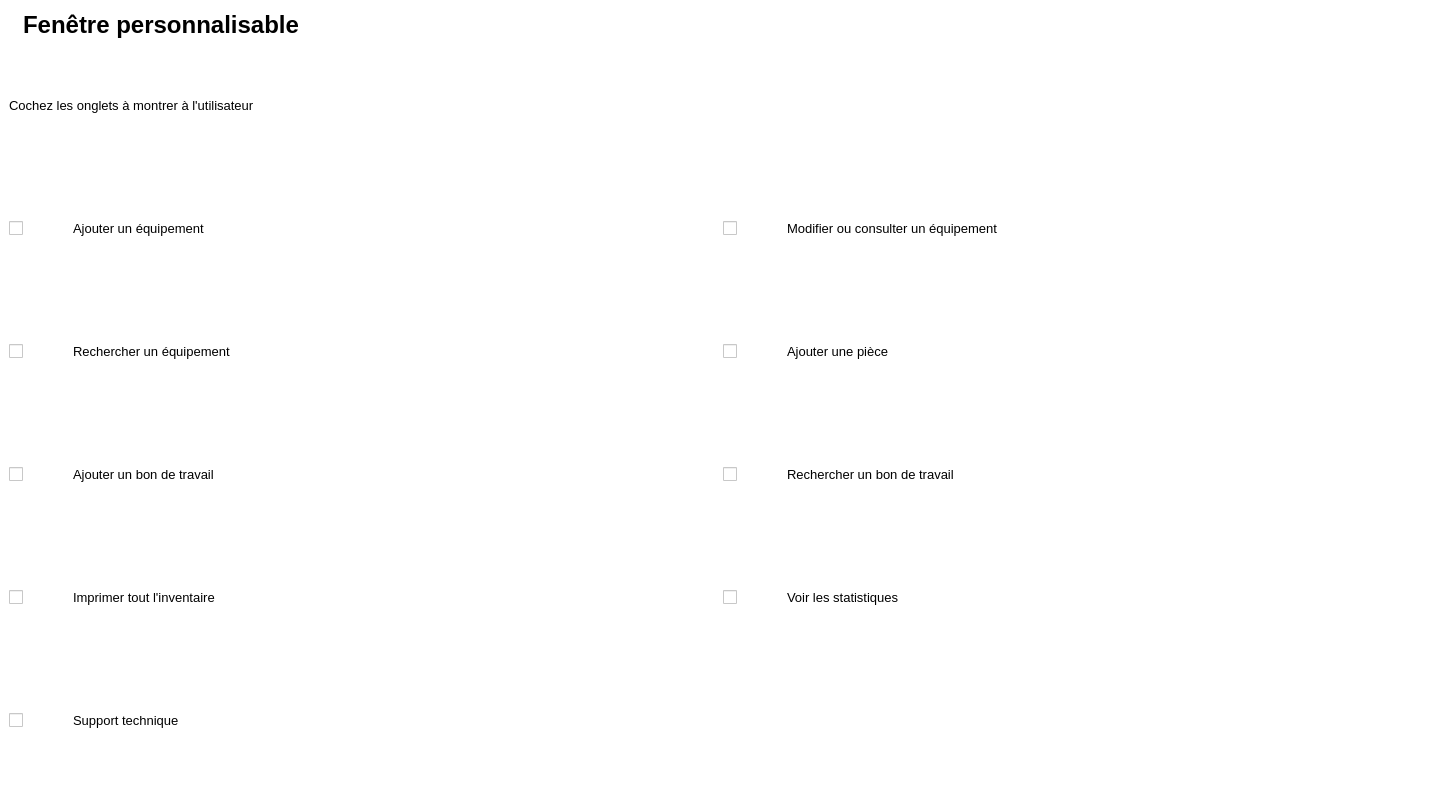
<?xml version="1.0" encoding="UTF-8"?>
<ui version="4.0">
 <class>FenetrePersonnalisable</class>
 <widget class="QMainWindow" name="FenetrePersonnalisable">
  <property name="geometry">
   <rect>
    <x>0</x>
    <y>0</y>
    <width>1440</width>
    <height>810</height>
   </rect>
  </property>
  <property name="windowTitle">
   <string>MainWindow</string>
  </property>
  <property name="styleSheet">
   <string notr="true">background: white
</string>
  </property>
  <widget class="QWidget" name="centralwidget">
   <layout class="QGridLayout" name="gridLayout">
    <item row="0" column="0">
     <layout class="QVBoxLayout" name="verticalLayout_2">
      <item>
       <layout class="QHBoxLayout" name="horizontalLayout">
        <property name="spacing">
         <number>7</number>
        </property>
        <property name="sizeConstraint">
         <enum>QLayout::SetDefaultConstraint</enum>
        </property>
        <property name="topMargin">
         <number>0</number>
        </property>
        <property name="bottomMargin">
         <number>0</number>
        </property>
        <item>
         <widget class="QLabel" name="labelIcon">
          <property name="maximumSize">
           <size>
            <width>32</width>
            <height>32</height>
           </size>
          </property>
          <property name="text">
           <string/>
          </property>
          <property name="pixmap">
           <pixmap>Images/list.png</pixmap>
          </property>
         </widget>
        </item>
        <item>
         <widget class="QLabel" name="labelTitre">
          <property name="maximumSize">
           <size>
            <width>16777215</width>
            <height>32</height>
           </size>
          </property>
          <property name="font">
           <font>
            <pointsize>18</pointsize>
            <weight>75</weight>
            <bold>true</bold>
           </font>
          </property>
          <property name="text">
           <string>Fenêtre personnalisable</string>
          </property>
         </widget>
        </item>
        <item>
         <spacer name="horizontalSpacer">
          <property name="orientation">
           <enum>Qt::Horizontal</enum>
          </property>
          <property name="sizeType">
           <enum>QSizePolicy::Expanding</enum>
          </property>
          <property name="sizeHint" stdset="0">
           <size>
            <width>27</width>
            <height>19</height>
           </size>
          </property>
         </spacer>
        </item>
       </layout>
      </item>
      <item>
       <layout class="QHBoxLayout" name="horizontalLayout_6">
        <item>
         <widget class="QLabel" name="labelInstructions_2">
          <property name="font">
           <font>
            <pointsize>10</pointsize>
           </font>
          </property>
          <property name="text">
           <string>Cochez les onglets à montrer à l'utilisateur</string>
          </property>
         </widget>
        </item>
       </layout>
      </item>
      <item>
       <layout class="QHBoxLayout" name="horizontalLayout_8">
        <item>
         <widget class="QCheckBox" name="checkBoxAjoutEquipement">
          <property name="sizePolicy">
           <sizepolicy hsizetype="Preferred" vsizetype="Preferred">
            <horstretch>0</horstretch>
            <verstretch>0</verstretch>
           </sizepolicy>
          </property>
          <property name="maximumSize">
           <size>
            <width>20</width>
            <height>16777215</height>
           </size>
          </property>
          <property name="font">
           <font>
            <pointsize>10</pointsize>
           </font>
          </property>
          <property name="text">
           <string/>
          </property>
          <property name="tristate">
           <bool>false</bool>
          </property>
         </widget>
        </item>
        <item>
         <widget class="QLabel" name="labelIconAjoutEquipement">
          <property name="maximumSize">
           <size>
            <width>32</width>
            <height>16777215</height>
           </size>
          </property>
          <property name="text">
           <string/>
          </property>
          <property name="pixmap">
           <pixmap>Images/add1.png</pixmap>
          </property>
         </widget>
        </item>
        <item>
         <widget class="QLabel" name="labelAjoutEquipement">
          <property name="font">
           <font>
            <pointsize>10</pointsize>
           </font>
          </property>
          <property name="text">
           <string>Ajouter un équipement</string>
          </property>
         </widget>
        </item>
        <item>
         <widget class="QCheckBox" name="checkBoxModificationEquipement">
          <property name="sizePolicy">
           <sizepolicy hsizetype="Preferred" vsizetype="Preferred">
            <horstretch>0</horstretch>
            <verstretch>0</verstretch>
           </sizepolicy>
          </property>
          <property name="maximumSize">
           <size>
            <width>20</width>
            <height>16777215</height>
           </size>
          </property>
          <property name="font">
           <font>
            <pointsize>10</pointsize>
           </font>
          </property>
          <property name="text">
           <string/>
          </property>
         </widget>
        </item>
        <item>
         <widget class="QLabel" name="labelIconModificationEquipement">
          <property name="maximumSize">
           <size>
            <width>32</width>
            <height>16777215</height>
           </size>
          </property>
          <property name="text">
           <string/>
          </property>
          <property name="pixmap">
           <pixmap>Images/pencil-edit-button_Hatim.png</pixmap>
          </property>
         </widget>
        </item>
        <item>
         <widget class="QLabel" name="labelModificationEquipement">
          <property name="font">
           <font>
            <pointsize>10</pointsize>
           </font>
          </property>
          <property name="text">
           <string>Modifier ou consulter un équipement</string>
          </property>
         </widget>
        </item>
       </layout>
      </item>
      <item>
       <layout class="QHBoxLayout" name="horizontalLayout_9">
        <item>
         <widget class="QCheckBox" name="checkBoxRechercheEquipement">
          <property name="sizePolicy">
           <sizepolicy hsizetype="Preferred" vsizetype="Preferred">
            <horstretch>0</horstretch>
            <verstretch>0</verstretch>
           </sizepolicy>
          </property>
          <property name="maximumSize">
           <size>
            <width>20</width>
            <height>16777215</height>
           </size>
          </property>
          <property name="font">
           <font>
            <pointsize>10</pointsize>
           </font>
          </property>
          <property name="text">
           <string/>
          </property>
         </widget>
        </item>
        <item>
         <widget class="QLabel" name="labelIconRechercheEquipment">
          <property name="maximumSize">
           <size>
            <width>32</width>
            <height>16777215</height>
           </size>
          </property>
          <property name="text">
           <string/>
          </property>
          <property name="pixmap">
           <pixmap>Images/magnifier.png</pixmap>
          </property>
         </widget>
        </item>
        <item>
         <widget class="QLabel" name="labelRechercheEquipement">
          <property name="font">
           <font>
            <pointsize>10</pointsize>
           </font>
          </property>
          <property name="text">
           <string>Rechercher un équipement</string>
          </property>
         </widget>
        </item>
        <item>
         <widget class="QCheckBox" name="checkBoxAjoutPiece">
          <property name="sizePolicy">
           <sizepolicy hsizetype="Preferred" vsizetype="Preferred">
            <horstretch>0</horstretch>
            <verstretch>0</verstretch>
           </sizepolicy>
          </property>
          <property name="maximumSize">
           <size>
            <width>20</width>
            <height>16777215</height>
           </size>
          </property>
          <property name="font">
           <font>
            <pointsize>10</pointsize>
           </font>
          </property>
          <property name="text">
           <string/>
          </property>
         </widget>
        </item>
        <item>
         <widget class="QLabel" name="labelIconAjoutPiece">
          <property name="maximumSize">
           <size>
            <width>32</width>
            <height>16777215</height>
           </size>
          </property>
          <property name="text">
           <string/>
          </property>
          <property name="pixmap">
           <pixmap>Images/screwdriver-and-wrench-crossed (3).png</pixmap>
          </property>
         </widget>
        </item>
        <item>
         <widget class="QLabel" name="labelAjoutPiece">
          <property name="font">
           <font>
            <pointsize>10</pointsize>
           </font>
          </property>
          <property name="text">
           <string>Ajouter une pièce</string>
          </property>
         </widget>
        </item>
       </layout>
      </item>
      <item>
       <layout class="QHBoxLayout" name="horizontalLayout_10">
        <item>
         <widget class="QCheckBox" name="checkBoxAjoutBonTravail">
          <property name="sizePolicy">
           <sizepolicy hsizetype="Preferred" vsizetype="Preferred">
            <horstretch>0</horstretch>
            <verstretch>0</verstretch>
           </sizepolicy>
          </property>
          <property name="maximumSize">
           <size>
            <width>20</width>
            <height>16777215</height>
           </size>
          </property>
          <property name="font">
           <font>
            <pointsize>10</pointsize>
           </font>
          </property>
          <property name="layoutDirection">
           <enum>Qt::LeftToRight</enum>
          </property>
          <property name="text">
           <string/>
          </property>
         </widget>
        </item>
        <item>
         <widget class="QLabel" name="labelIconAjoutBonTravail">
          <property name="maximumSize">
           <size>
            <width>32</width>
            <height>16777215</height>
           </size>
          </property>
          <property name="text">
           <string/>
          </property>
          <property name="pixmap">
           <pixmap>Images/plus.png</pixmap>
          </property>
         </widget>
        </item>
        <item>
         <widget class="QLabel" name="labelAjoutBonTravail">
          <property name="font">
           <font>
            <pointsize>10</pointsize>
           </font>
          </property>
          <property name="text">
           <string>Ajouter un bon de travail</string>
          </property>
         </widget>
        </item>
        <item>
         <widget class="QCheckBox" name="checkBoxRechercheBonTravail">
          <property name="sizePolicy">
           <sizepolicy hsizetype="Preferred" vsizetype="Preferred">
            <horstretch>0</horstretch>
            <verstretch>0</verstretch>
           </sizepolicy>
          </property>
          <property name="maximumSize">
           <size>
            <width>20</width>
            <height>16777215</height>
           </size>
          </property>
          <property name="font">
           <font>
            <pointsize>10</pointsize>
           </font>
          </property>
          <property name="text">
           <string/>
          </property>
         </widget>
        </item>
        <item>
         <widget class="QLabel" name="labelRechercheBonTravail">
          <property name="maximumSize">
           <size>
            <width>32</width>
            <height>16777215</height>
           </size>
          </property>
          <property name="text">
           <string/>
          </property>
          <property name="pixmap">
           <pixmap>Images/magnifier (1).png</pixmap>
          </property>
         </widget>
        </item>
        <item>
         <widget class="QLabel" name="labelRechercheBonTravail_2">
          <property name="font">
           <font>
            <pointsize>10</pointsize>
           </font>
          </property>
          <property name="text">
           <string>Rechercher un bon de travail</string>
          </property>
         </widget>
        </item>
       </layout>
      </item>
      <item>
       <layout class="QHBoxLayout" name="horizontalLayout_11">
        <item>
         <widget class="QCheckBox" name="checkBoxImprimer">
          <property name="sizePolicy">
           <sizepolicy hsizetype="Preferred" vsizetype="Preferred">
            <horstretch>0</horstretch>
            <verstretch>0</verstretch>
           </sizepolicy>
          </property>
          <property name="maximumSize">
           <size>
            <width>20</width>
            <height>16777215</height>
           </size>
          </property>
          <property name="font">
           <font>
            <pointsize>10</pointsize>
           </font>
          </property>
          <property name="text">
           <string/>
          </property>
         </widget>
        </item>
        <item>
         <widget class="QLabel" name="labelIconImprimer">
          <property name="maximumSize">
           <size>
            <width>32</width>
            <height>16777215</height>
           </size>
          </property>
          <property name="text">
           <string/>
          </property>
          <property name="pixmap">
           <pixmap>Images/printer- (3).png</pixmap>
          </property>
         </widget>
        </item>
        <item>
         <widget class="QLabel" name="labelImprimer">
          <property name="font">
           <font>
            <pointsize>10</pointsize>
           </font>
          </property>
          <property name="text">
           <string>Imprimer tout l'inventaire</string>
          </property>
         </widget>
        </item>
        <item>
         <widget class="QCheckBox" name="checkBoxStastistiques">
          <property name="sizePolicy">
           <sizepolicy hsizetype="Preferred" vsizetype="Preferred">
            <horstretch>0</horstretch>
            <verstretch>0</verstretch>
           </sizepolicy>
          </property>
          <property name="maximumSize">
           <size>
            <width>20</width>
            <height>16777215</height>
           </size>
          </property>
          <property name="font">
           <font>
            <pointsize>10</pointsize>
           </font>
          </property>
          <property name="text">
           <string/>
          </property>
         </widget>
        </item>
        <item>
         <widget class="QLabel" name="labelStatistiques">
          <property name="maximumSize">
           <size>
            <width>32</width>
            <height>16777215</height>
           </size>
          </property>
          <property name="text">
           <string/>
          </property>
          <property name="pixmap">
           <pixmap>Images/pie-chart (1).png</pixmap>
          </property>
         </widget>
        </item>
        <item>
         <widget class="QLabel" name="labelStatistique">
          <property name="font">
           <font>
            <pointsize>10</pointsize>
           </font>
          </property>
          <property name="text">
           <string>Voir les statistiques</string>
          </property>
         </widget>
        </item>
       </layout>
      </item>
      <item>
       <layout class="QHBoxLayout" name="horizontalLayout_12">
        <item>
         <widget class="QCheckBox" name="checkBoxSupportTechnique">
          <property name="sizePolicy">
           <sizepolicy hsizetype="Preferred" vsizetype="Preferred">
            <horstretch>0</horstretch>
            <verstretch>0</verstretch>
           </sizepolicy>
          </property>
          <property name="maximumSize">
           <size>
            <width>20</width>
            <height>16777215</height>
           </size>
          </property>
          <property name="font">
           <font>
            <pointsize>10</pointsize>
           </font>
          </property>
          <property name="text">
           <string/>
          </property>
         </widget>
        </item>
        <item>
         <widget class="QLabel" name="labelIconSupportTechnique">
          <property name="maximumSize">
           <size>
            <width>32</width>
            <height>32</height>
           </size>
          </property>
          <property name="text">
           <string/>
          </property>
          <property name="pixmap">
           <pixmap>Images/PC2.png</pixmap>
          </property>
          <property name="scaledContents">
           <bool>true</bool>
          </property>
         </widget>
        </item>
        <item>
         <widget class="QLabel" name="labelSupportTechnique">
          <property name="font">
           <font>
            <pointsize>10</pointsize>
           </font>
          </property>
          <property name="text">
           <string>Support technique</string>
          </property>
         </widget>
        </item>
       </layout>
      </item>
     </layout>
    </item>
   </layout>
  </widget>
  <widget class="QMenuBar" name="menubar">
   <property name="geometry">
    <rect>
     <x>0</x>
     <y>0</y>
     <width>1440</width>
     <height>21</height>
    </rect>
   </property>
  </widget>
  <widget class="QStatusBar" name="statusbar"/>
 </widget>
 <resources/>
 <connections/>
</ui>
